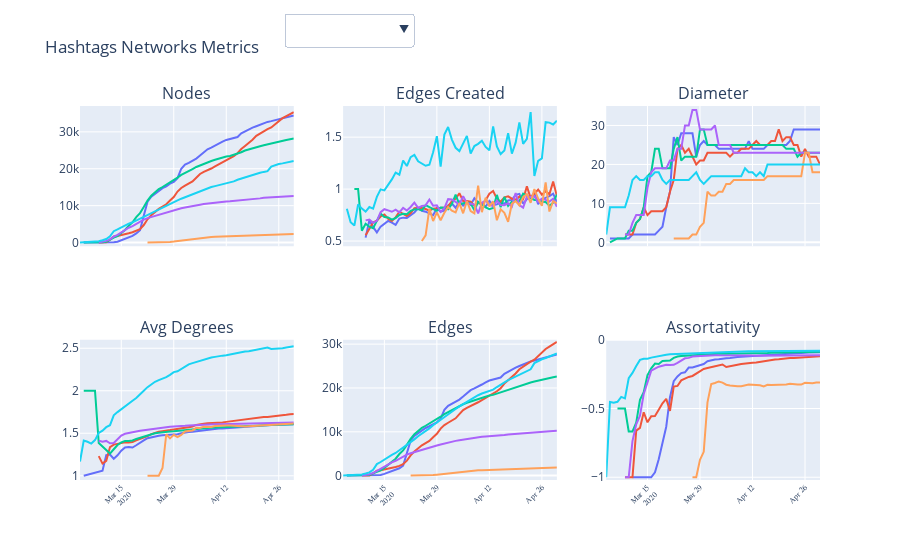

Notebook source saved alongside this figure:
### Code cell
fig = make_subplots(rows=2, cols=3, shared_yaxes=False, shared_xaxes=True,
                   subplot_titles=('Nodes', 'Edges Created',  'Diameter', 'Avg Degrees', 'Edges', 'Assortativity'))


list_metrics = ['nodes', 'edges_created',  'diameter', 'avg degrees', 'edges', 'assortativity']
colors = px.colors.qualitative.Plotly

i, j = 1,1

for metric in list_metrics:
    
    trace = dict()
    
    show_legend = False
    
    c=0
    
    for hashtag in hashtag_list:
        
        
        x = hashtags_df[hashtags_df['hashtag']==hashtag]
        
        trace[hashtag] = go.Scatter(x=x.index, y=x[metric], name=hashtag, mode='lines',
                                    marker=dict(color=colors[c],
                                                size=1,
                                                line=dict(color=colors[c], width=1)),
                                    showlegend=show_legend
                                    )
        
        show_legend = False
        c += 1
        fig.append_trace(trace[hashtag], row=i, col=j)
    
    
    if j < 3:
        j += 1
    else:
        j = 1
        i += 1
    

### Create buttons for drop down menu
buttons = []

visibility = [True for i in range(len(hashtag_list))]
button = dict(
             label =  'All',
             method = 'update',
             args = [{'visible': visibility},
                 {'title': 'All'}])
buttons.append(button)

for i, label in enumerate(hashtag_list):
    visibility = [i==j for j in range(len(hashtag_list))]
    button = dict(
                 label =  label,
                 method = 'update',
                 args = [{'visible': visibility},
                     {'title': '#'+label}])
    buttons.append(button)
    

updatemenus = list([
    dict(active=-1,
         x=0.45,
         y=1.25,
         buttons=buttons
    )
])

fig['layout']['title'] = 'Hashtags Networks Metrics'
fig['layout']['showlegend'] = False
fig['layout']['updatemenus'] = updatemenus
fig['layout']['yaxis1'].update(range=[-1000, 37000])
fig['layout']['yaxis2'].update(range=[0.45, 1.8])
fig['layout']['yaxis3'].update(range=[-1, 35])
fig['layout']['yaxis4'].update(range=[0.95, 2.6])
fig['layout']['yaxis5'].update(range=[-1000, 31000])
fig['layout']['yaxis6'].update(range=[-1.02, 0])

fig.update_xaxes(tickangle=-45, tickfont=dict(family='Rockwell', size=8))

iplot(fig, filename='dropdown')

py.plot(fig, filename = 'img/metrics', auto_open=True)
